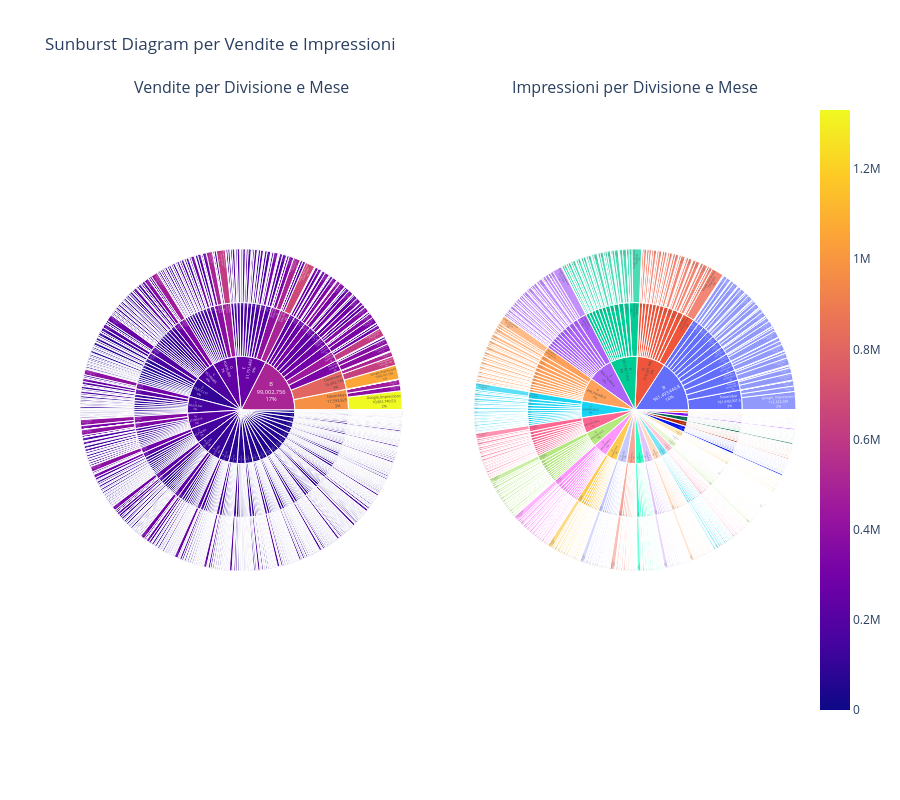

Source (notebook cell):
### Markdown cell above
# Spiegazione grafico precedente

## Come sono suddivise nel nostre vendite? Quanto si differenziano fra loro? In che percentuale? E come sono distribuite?

### **Grafico a barre (Barplot)**:
- Il grafico a barre mostra il totale delle vendite per ciascuna divisione. Ogni barra rappresenta una divisione, e l'altezza della barra è proporzionale al totale delle vendite. 
Il colore di ogni barra è determinato dalla palette "coolwarm", che cambia in base alla divisione.

### **Grafico a torta (Pie)**:
- Il grafico a torta rappresenta la percentuale di vendite per ciascuna divisione. Ogni fetta della torta indica il contributo percentuale di una divisione al totale complessivo delle vendite. 
Le etichette mostrano le percentuali, e ogni divisione è colorata utilizzando la stessa palette del grafico a barre. Le fette sono anche "esplose" leggermente per evidenziare ogni segmento.

### **Grafico a violino (Violinplot)**:
- Il grafico a violino mostra la distribuzione delle vendite all'interno di ciascuna divisione, rappresentando la densità dei dati. 
Le forme a violino indicano come sono distribuite le vendite per ogni divisione, con quartili e mediane visualizzati all'interno del grafico. 
Il colore del violino è legato alla palette e aiuta a distinguere le divisioni.
Questi tre grafici forniscono una visione completa delle vendite per divisione: il totale, la distribuzione percentuale e la variabilità.

&nbsp;

### Code cell
# Calcolare il totale delle vendite per Divisione e Mese
# 'Total_Sales_Month' è una nuova colonna che somma le vendite per ogni combinazione di Divisione e Mese
df['Total_Sales_Month'] = df.groupby(['Division', 'Month'])['Sales'].transform('sum')

# Definizione delle colonne relative alle impressioni
# Le colonne indicano diversi tipi di impressioni (visualizzazioni a pagamento, organiche, ecc.)
impression_columns = df.columns[2:9]

# Riorganizzazione dei dati in formato long per includere i tipi di impressioni
# 'df.melt()' trasforma il DataFrame da formato largo a formato lungo,
# in cui le colonne degli impressioni diventano una sola colonna con il tipo di impressione.
df_impressions = df.melt(id_vars=["Division", "Month", "Total_Sales_Month"], 
                         value_vars=impression_columns, 
                         var_name="Impressions_Type", 
                         value_name="Impressions")

# Calcolare la somma totale delle impression per ogni Divisione e Mese
# Aggiungiamo una nuova colonna 'Total_Impressions_Month' che somma tutte le impressioni per ogni combinazione di Divisione e Mese
df_impressions['Total_Impressions_Month'] = df_impressions.groupby(['Division', 'Month'])['Impressions'].transform('sum')

# Calcolare la proporzione delle vendite per tipo di impressione
# Per ogni tipo di impressione, calcoliamo quanto ciascuna influisce sulle vendite totali di quel mese e divisione
df_impressions['Sales_Per_Impression'] = (df_impressions['Impressions'] / df_impressions['Total_Impressions_Month']) * df_impressions['Total_Sales_Month']

# Creazione del grafico Sunburst per le vendite (figura 1)
# Il grafico Sunburst mostra la distribuzione delle vendite per Divisione, Mese e Tipo di Impressione
fig1 = px.sunburst(df_impressions, 
                  path=["Division", "Month", "Impressions_Type"], 
                  values="Sales_Per_Impression",  # Utilizziamo la colonna 'Sales_Per_Impression' per determinare le dimensioni del grafico
                  color="Sales_Per_Impression",  # I colori sono determinati dalle vendite per impressione
                  color_continuous_scale="Viridis")  # La mappa dei colori è "Viridis", che è una gradazione di colori

# Personalizzare il tracciato Sunburst
# Modifica del testo nel grafico e dei dettagli dell'hover per visualizzare solo le vendite
fig1.update_traces(textinfo="label+percent entry+value", 
                  hovertemplate="Vendite: %{value}")  # Durante il passaggio del mouse, mostriamo il valore delle vendite

# Impostazione del titolo del grafico
fig1.update_layout(title_text="Vendite per Divisione, Mese e Tipo di Impressione")

# Riorganizzazione dei dati in formato long per le impressioni (figura 2)
# Utilizziamo lo stesso approccio di prima, ma questa volta solo per le impressioni
df_long = df.melt(id_vars=["Division", "Month"], 
                  value_vars=impression_columns, 
                  var_name="Impressions_Type", 
                  value_name="Impressions")

# Creazione del grafico Sunburst per le impressioni (figura 2)
# Il grafico Sunburst mostra la distribuzione delle impressioni per Divisione e Mese
fig2 = px.sunburst(df_long, path=["Division", "Month", "Impressions_Type"], values="Impressions")

# Personalizzare il tracciato Sunburst per le impressioni
# Modifica del testo nel grafico e dei dettagli dell'hover per visualizzare solo il numero delle impressioni
fig2.update_traces(textinfo="label+percent entry+value", 
                   hovertemplate="<b>Impressioni: %{value}")  # Durante il passaggio del mouse, mostriamo il numero delle impressioni

# Impostazione del titolo del grafico
fig2.update_layout(title_text="Impressioni per Divisione e Mese")

# Creare un layout con due colonne per visualizzare entrambi i grafici
# 'make_subplots()' ci permette di combinare più grafici in una singola figura con layout a più sottotrame
fig = make_subplots(
    rows=1, cols=2,  # Una sola riga con due colonne
    subplot_titles=["Vendite per Divisione e Mese", "Impressioni per Divisione e Mese"],  # Titoli per ogni sottotrama
    column_widths=[0.5, 0.5],  # Assegnare una larghezza uguale a ciascuna colonna
    specs=[[{'type': 'sunburst'}, {'type': 'sunburst'}]]  # Specificare che entrambi i grafici sono di tipo 'sunburst'
)

# Aggiungere i tracciati dai due grafici (figura 1 e figura 2) alle rispettive sottotrame
# Aggiungiamo i tracciati del grafico delle vendite alla prima sottotrama
for trace in fig1.data:
    fig.add_trace(trace, row=1, col=1)
# Aggiungiamo i tracciati del grafico delle impressioni alla seconda sottotrama
for trace in fig2.data:
    fig.add_trace(trace, row=1, col=2)

# Aggiornare il layout della figura complessiva per un aspetto più pulito
fig.update_layout(
    height=800,  # Impostiamo l'altezza totale della figura
    title_text="Sunburst Diagram per Vendite e Impressioni",  # Titolo della figura
    showlegend=False  # Disabilitiamo la legenda (non necessaria per i grafici Sunburst)
)

# Mostrare il grafico combinato
fig.show()

### Figure 1 — Plotly figure (JSON) as saved in the notebook; plotly's stock layout.template omitted (floating-point values rounded to 4 significant figures; data arrays with more than 128 entries replaced by an {"elided": "..."} marker saying what was removed)
{"data": [{"branchvalues": "total", "customdata": {"elided": "2522x1 float values"}, "domain": {"x": [0, 0.45], "y": [0, 1]}, "hovertemplate": "Vendite: %{value}", "ids": {"elided": "2522 str values"}, "labels": {"elided": "2522 str values"}, "marker": {"coloraxis": "coloraxis", "colors": {"elided": "2522 float values"}}, "name": "", "parents": {"elided": "2522 str values"}, "textinfo": "label+percent entry+value", "type": "sunburst", "values": {"elided": "2522 float values"}}, {"branchvalues": "total", "domain": {"x": [0.55, 1], "y": [0, 1]}, "hovertemplate": "<b>Impressioni: %{value}", "ids": {"elided": "2522 str values"}, "labels": {"elided": "2522 str values"}, "name": "", "parents": {"elided": "2522 str values"}, "textinfo": "label+percent entry+value", "type": "sunburst", "values": {"elided": "2522 float values"}}], "layout": {"annotations": [{"font": {"size": 16}, "showarrow": false, "text": "Vendite per Divisione e Mese", "x": 0.225, "xanchor": "center", "xref": "paper", "y": 1, "yanchor": "bottom", "yref": "paper"}, {"font": {"size": 16}, "showarrow": false, "text": "Impressioni per Divisione e Mese", "x": 0.775, "xanchor": "center", "xref": "paper", "y": 1, "yanchor": "bottom", "yref": "paper"}], "height": 800, "showlegend": false, "title": {"text": "Sunburst Diagram per Vendite e Impressioni"}}}
